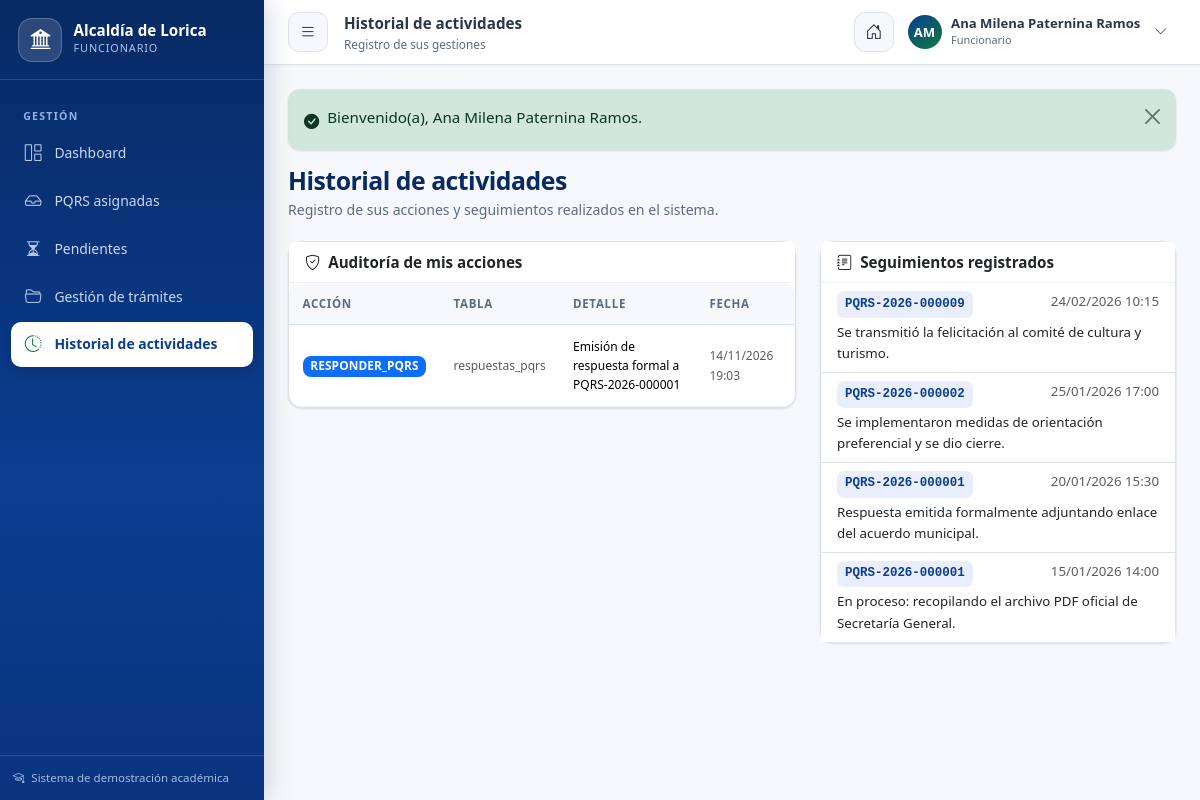
The app's page /alcaldia-lorica/funcionario/historial (signed in) with its own data.
### tables this page shows
CREATE TABLE `usuarios` (
    `id` INT AUTO_INCREMENT PRIMARY KEY,
    `rol_id` INT NOT NULL,
    `email` VARCHAR(150) NOT NULL UNIQUE,
    `password` VARCHAR(255) NOT NULL,
    `activo` TINYINT(1) DEFAULT 1,
    `ultimo_acceso` DATETIME NULL,
    `created_at` TIMESTAMP DEFAULT CURRENT_TIMESTAMP,
    `updated_at` TIMESTAMP DEFAULT CURRENT_TIMESTAMP ON UPDATE CURRENT_TIMESTAMP,
    CONSTRAINT `fk_usuarios_rol` FOREIGN KEY (`rol_id`) REFERENCES `roles` (`id`) ON UPDATE CASCADE
);

CREATE TABLE `roles` (
    `id` INT AUTO_INCREMENT PRIMARY KEY,
    `nombre` VARCHAR(50) NOT NULL UNIQUE,
    `descripcion` VARCHAR(255) NULL,
    `created_at` TIMESTAMP DEFAULT CURRENT_TIMESTAMP
);

CREATE TABLE `funcionarios` (
    `id` INT AUTO_INCREMENT PRIMARY KEY,
    `usuario_id` INT NOT NULL UNIQUE,
    `dependencia_id` INT NOT NULL,
    `cargo` VARCHAR(100) NOT NULL,
    `nombres` VARCHAR(100) NOT NULL,
    `apellidos` VARCHAR(100) NOT NULL,
    `telefono` VARCHAR(30) NULL,
    `created_at` TIMESTAMP DEFAULT CURRENT_TIMESTAMP,
    `updated_at` TIMESTAMP DEFAULT CURRENT_TIMESTAMP ON UPDATE CURRENT_TIMESTAMP,
    CONSTRAINT `fk_funcionarios_usuario` FOREIGN KEY (`usuario_id`) REFERENCES `usuarios` (`id`) ON DELETE CASCADE,
    CONSTRAINT `fk_funcionarios_dependencia` FOREIGN KEY (`dependencia_id`) REFERENCES `dependencias` (`id`)
);

CREATE TABLE `auditoria` (
    `id` INT AUTO_INCREMENT PRIMARY KEY,
    `usuario_id` INT NULL,
    `accion` VARCHAR(100) NOT NULL,
    `tabla_afectada` VARCHAR(50) NOT NULL,
    `registro_id` INT NULL,
    `detalles` TEXT NULL,
    `ip` VARCHAR(45) NULL,
    `created_at` TIMESTAMP DEFAULT CURRENT_TIMESTAMP,
    INDEX `idx_auditoria_usuario` (`usuario_id`),
    INDEX `idx_auditoria_fecha` (`created_at`),
    CONSTRAINT `fk_audit_usuario` FOREIGN KEY (`usuario_id`) REFERENCES `usuarios` (`id`) ON DELETE SET NULL
);

CREATE TABLE `seguimiento_pqrs` (
    `id` INT AUTO_INCREMENT PRIMARY KEY,
    `pqrs_id` INT NOT NULL,
    `usuario_id` INT NOT NULL,
    `estado_anterior_id` INT NULL,
    `estado_nuevo_id` INT NOT NULL,
    `observacion` TEXT NOT NULL,
    `es_publico` TINYINT(1) DEFAULT 1,
    `created_at` TIMESTAMP DEFAULT CURRENT_TIMESTAMP,
    INDEX `idx_seguimiento_pqrs` (`pqrs_id`),
    CONSTRAINT `fk_seg_pqrs` FOREIGN KEY (`pqrs_id`) REFERENCES `pqrs` (`id`) ON DELETE CASCADE,
    CONSTRAINT `fk_seg_usuario` FOREIGN KEY (`usuario_id`) REFERENCES `usuarios` (`id`),
    CONSTRAINT `fk_seg_est_ant` FOREIGN KEY (`estado_anterior_id`) REFERENCES `estados_pqrs` (`id`),
    CONSTRAINT `fk_seg_est_nue` FOREIGN KEY (`estado_nuevo_id`) REFERENCES `estados_pqrs` (`id`)
);

CREATE TABLE `pqrs` (
    `id` INT AUTO_INCREMENT PRIMARY KEY,
    `radicado` VARCHAR(30) NOT NULL UNIQUE,
    `ciudadano_id` INT NOT NULL,
    `tipo_pqrs_id` INT NOT NULL,
    `estado_pqrs_id` INT NOT NULL,
    `funcionario_id` INT NULL,
    `dependencia_id` INT NULL,
    `asunto` VARCHAR(255) NOT NULL,
    `descripcion` TEXT NOT NULL,
    `medio_contacto` ENUM('correo', 'telefono', 'direccion') DEFAULT 'correo',
    `email_contacto` VARCHAR(150) NOT NULL,
    `telefono_contacto` VARCHAR(30) NULL,
    `fecha_radicacion` DATETIME NOT NULL,
    `fecha_vencimiento` DATE NULL,
    `fecha_cierre` DATETIME NULL,
    `created_at` TIMESTAMP DEFAULT CURRENT_TIMESTAMP,
    `updated_at` TIMESTAMP DEFAULT CURRENT_TIMESTAMP ON UPDATE CURRENT_TIMESTAMP,
    INDEX `idx_pqrs_radicado` (`radicado`),
    INDEX `idx_pqrs_ciudadano` (`ciudadano_id`),
    INDEX `idx_pqrs_estado` (`estado_pqrs_id`),
    INDEX `idx_pqrs_funcionario` (`funcionario_id`),
    INDEX `idx_pqrs_fecha` (`fecha_radicacion`),
    CONSTRAINT `fk_pqrs_ciudadano` FOREIGN KEY (`ciudadano_id`) REFERENCES `ciudadanos` (`id`),
    CONSTRAINT `fk_pqrs_tipo` FOREIGN KEY (`tipo_pqrs_id`) REFERENCES `tipos_pqrs` (`id`),
    CONSTRAINT `fk_pqrs_estado` FOREIGN KEY (`estado_pqrs_id`) REFERENCES `estados_pqrs` (`id`),
    CONSTRAINT `fk_pqrs_funcionario` FOREIGN KEY (`funcionario_id`) REFERENCES `funcionarios` (`id`) ON DELETE SET NULL,
    CONSTRAINT `fk_pqrs_dependencia` FOREIGN KEY (`dependencia_id`) REFERENCES `dependencias` (`id`) ON DELETE SET NULL
);

### app/views/funcionario/historial.php (the view, shortened to what the rows shown need)
<div class="page-heading">
    <h1>Historial de actividades</h1>
    <p>Registro de sus acciones y seguimientos realizados en el sistema.</p>
</div>
<div class="row g-4">
    <div class="col-lg-7">
        <div class="card">
            <div class="card-header"><i class="bi bi-shield-check me-1"></i> Auditoría de mis acciones</div>
            <div class="card-body p-0">
                <?php if (empty($auditoria)): ?>
                    <div class="empty-state"><i class="bi bi-clock-history"></i>Sin registros de auditoría.</div>
                <?php else: ?>
                    <div class="table-responsive">
                        <table class="table align-middle">
                            <thead><tr><th>Acción</th><th>Tabla</th><th>Detalle</th><th>Fecha</th></tr></thead>
                            <tbody>
                                <?php foreach ($auditoria as $a): ?>
                                    <tr>
                                        <td><span class="badge bg-primary"><?= e($a['accion']) ?></span></td>
                                        <td class="small text-muted"><?= e($a['tabla_afectada']) ?></td>
                                        <td class="small"><?= e(truncate((string)$a['detalles'], 60)) ?></td>
                                        <td class="small text-muted"><?= format_fecha($a['created_at'], true) ?></td>
                                    </tr>
                                <?php endforeach; ?>
                            </tbody>
                        </table>
                    </div>
                <?php endif; ?>
            </div>
        </div>
    </div>
    <div class="col-lg-5">
        <div class="card">
            <div class="card-header"><i class="bi bi-journal-text me-1"></i> Seguimientos registrados</div>
            <div class="card-body p-0">
                <?php if (empty($seguimientos)): ?>
                    <div class="empty-state"><i class="bi bi-journal"></i>Sin seguimientos.</div>
                <?php else: ?>
                    <div class="list-group list-group-flush">
                        <?php foreach ($seguimientos as $s): ?>
                            <div class="list-group-item">
                                <div class="d-flex justify-content-between gap-2">
                                    <span class="radicado-pill"><?= e($s['radicado']) ?></span>
                                    <span class="small text-muted"><?= format_fecha($s['created_at'], true) ?></span>
                                </div>
                                <div class="small mt-1"><?= e(truncate($s['observacion'], 110)) ?></div>
                            </div>
                        <?php endforeach; ?>
                    </div>
                <?php endif; ?>
            </div>
        </div>
    </div>
</div>

### app/core/Router.php (shortened to what the rows shown need)
<?php
class Router {
    private array $routes = [];
    private string $basePath = '';
    public function __construct(string $basePath = '') {
        $this->basePath = rtrim($basePath, '/');
    }
    private function addRoute(string $method, string $path, array $handler, array $middleware): void {
        $path = '/' . trim($path, '/');
        $pattern = preg_replace('#\{([a-zA-Z_][a-zA-Z0-9_]*)\}#', '(?P<$1>[^/]+)', $path);
        $this->routes[] = [
            'method'     => $method,
            'path'       => $path,
            'pattern'    => '#^' . $pattern . '$#',
            'handler'    => $handler,
            'middleware' => $middleware,
        ];
    }
    public function dispatch(string $method, string $uri): void {
        $path = $this->extractPath($uri);
        foreach ($this->routes as $route) {
            if ($route['method'] !== $method) {
                continue;
            }
            if (preg_match($route['pattern'], $path, $matches)) {
                $params = array_filter($matches, 'is_string', ARRAY_FILTER_USE_KEY);
                foreach ($route['middleware'] as $mw) {
                    $result = Middleware::run($mw);
                }
                [$controllerClass, $action] = $route['handler'];
                $controller = new $controllerClass();
                call_user_func_array([$controller, $action], array_values($params));
                return;
            }
        }
    }
    private function extractPath(string $uri): string {
        $uri = parse_url($uri, PHP_URL_PATH) ?? '/';
        if ($this->basePath !== '' && str_starts_with($uri, $this->basePath)) {
            $uri = substr($uri, strlen($this->basePath));
        }
        $uri = '/' . trim($uri, '/');
        return $uri === '/' ? '/' : rtrim($uri, '/');
    }
}

### app/views/layouts/panel.php (shortened to what the rows shown need)
<?php
$app = config();
$rol = Auth::role();
$activeMenu = $activeMenu ?? '';
$nombreCompleto = Auth::name();
$iniciales = '';
$partes = preg_split('/\s+/', trim($nombreCompleto));
foreach (array_slice($partes, 0, 2) as $p) {
    if ($p !== '') $iniciales .= mb_strtoupper(mb_substr($p, 0, 1));
}
$iniciales = $iniciales ?: 'AL';
$menuRol = $menus[$rol] ?? [];
?>
<!DOCTYPE html>
<html lang="es">
<head>
    <link rel="stylesheet" href="<?= asset('bootstrap/css/bootstrap.min.css') ?>">
    <link rel="stylesheet" href="<?= asset('icons/bootstrap-icons.min.css') ?>">
    <link rel="stylesheet" href="<?= asset('css/app.css') ?>">
</head>
<body class="panel-body">
<aside class="panel-sidebar" id="panelSidebar">
    <div class="sidebar-brand">
        <div class="brand-shield"><i class="bi bi-bank2"></i></div>
        <div>
            <div class="sb-title">Alcaldía de Lorica</div>
            <div class="sb-sub"><?= e(role_label($rol)) ?></div>
        </div>
    </div>
    <div class="sidebar-scroll">
        <?php foreach ($menuRol as $grupo): ?>
            <div class="sidebar-label"><?= e($grupo['label']) ?></div>
            <ul class="sidebar-nav">
                <?php foreach ($grupo['items'] as $item): ?>
                    <li>
                        <a class="nav-link <?= $activeMenu === $item['key'] ? 'active' : '' ?>" href="<?= url($item['url']) ?>">
                            <i class="bi <?= e($item['icon']) ?>"></i>
                            <span><?= e($item['text']) ?></span>
                        </a>
                    </li>
                <?php endforeach; ?>
            </ul>
        <?php endforeach; ?>
    </div>
    <div class="sidebar-footer">
        <i class="bi bi-mortarboard me-1"></i> Sistema de demostración académica
    </div>
</aside>
<div class="panel-main">
    <header class="panel-topbar">
        <button class="icon-btn topbar-toggle" type="button" id="sidebarToggle" aria-label="Menú">
            <i class="bi bi-list"></i>
        </button>
        <div class="topbar-title">
            <?= e($pageTitle ?? ($title ?? 'Panel')) ?>
            <?php if (!empty($pageSubtitle)): ?><small><?= e($pageSubtitle) ?></small><?php endif; ?>
        </div>
        <div class="topbar-actions">
            <a href="<?= url('') ?>" class="icon-btn d-none d-sm-grid" title="Ir al portal público"><i class="bi bi-house-door"></i></a>
            <div class="dropdown">
                <button class="user-chip border-0" data-bs-toggle="dropdown" aria-expanded="false" type="button">
                    <span class="user-avatar"><?= e($iniciales) ?></span>
                    <span class="text-start">
                        <span class="u-name d-block"><?= e($nombreCompleto) ?></span>
                        <span class="u-role d-block"><?= e(role_label($rol)) ?></span>
                    </span>
                    <i class="bi bi-chevron-down small text-muted ms-1"></i>
                </button>
            </div>
        </div>
    </header>
    <div class="panel-content">
        <?php require __DIR__ . '/_flash.php'; ?>
        <?= $content ?>
    </div>
</div>
</body>
</html>

### records on screen
usuarios: rol.nombre "FUNCIONARIO", rol.nombre "Funcionario"
funcionarios: nombreCompleto "Ana Milena Paternina Ramos"
auditoria: accion "RESPONDER_PQRS", tabla_afectada "respuestas_pqrs", detalles "Emisión de respuesta formal a PQRS-2026-000001", created_at "14/11/2026 19:03"
seguimiento_pqrs: pqrs.radicado "PQRS-2026-000009", created_at "24/02/2026 10:15", observacion "Se transmitió la felicitación al comité de cultura y turismo."
seguimiento_pqrs: pqrs.radicado "PQRS-2026-000002", created_at "25/01/2026 17:00", observacion "Se implementaron medidas de orientación preferencial y se dio cierre."
seguimiento_pqrs: pqrs.radicado "PQRS-2026-000001", created_at "20/01/2026 15:30", observacion "Respuesta emitida formalmente adjuntando enlace del acuerdo municipal."
seguimiento_pqrs: pqrs.radicado "PQRS-2026-000001", created_at "15/01/2026 14:00", observacion "En proceso: recopilando el archivo PDF oficial de Secretaría General."

### other values on screen
$grupo['label'] "GESTIÓN"
$item['text'] "Dashboard"
$item['text'] "PQRS asignadas"
$item['text'] "Pendientes"
$item['text'] "Gestión de trámites"
$item['text'] "Historial de actividades"
$iniciales "AM"
$__f['message'] "Bienvenido(a), Ana Milena Paternina Ramos."
